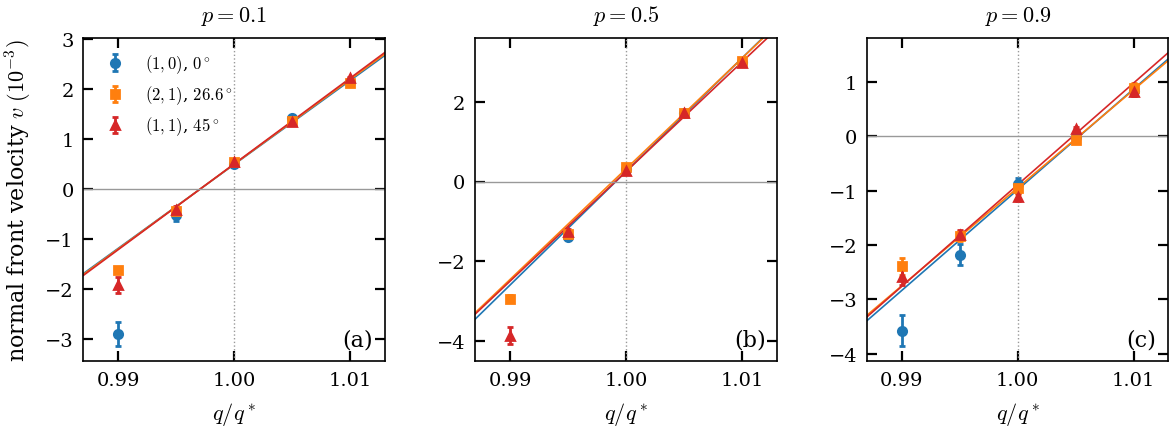

Source code (Python):
"""Fig. orient: normal front velocity of bands with normal direction (1,0), (2,1), (1,1) from
direct front tracking (R2_orient, L 4096, T 2e5, 8 seeds; orient2.py --csv) at p = 0.1, 0.5, 0.9, with the
zero crossings.  Reads data/figdata/R2/orient_runs.csv (or the file given as argv[1])."""
import csv
import os
import sys
from collections import defaultdict

import matplotlib.pyplot as plt
import numpy as np

from common import FIGDATA, PAGE, label, save

AB = {"1-0": ("o", "C0", r"$(1,0)$, $0^\circ$"), "2-1": ("s", "C1", r"$(2,1)$, $26.6^\circ$"),
      "1-1": ("^", "C3", r"$(1,1)$, $45^\circ$")}
KEY = "v_out"


def crossing(x, v, se):
    w = 1 / se ** 2
    A = np.vstack([np.ones(len(x)), x - 1]).T
    cov = np.linalg.inv(A.T @ (A * w[:, None]))
    a, b = cov @ (A.T @ (w * v))
    xs = 1 - a / b
    J = np.array([-1 / b, a / b ** 2])
    return xs, float(np.sqrt(J @ cov @ J)), b


def main(path, L):
    g = defaultdict(list)
    for r in csv.DictReader(open(path)):
        if int(r["L"]) == L and r[KEY] not in ("nan", ""):
            g[(float(r["p"]), r["ab"], round(float(r["x"]), 4))].append(float(r[KEY]))
    ps = sorted({k[0] for k in g})
    fig, axs = plt.subplots(1, len(ps), figsize=(PAGE, 2.1), gridspec_kw=dict(wspace=0.3), squeeze=False)
    for ax, p in zip(axs[0], ps):
        for ab, (mk, c, lab) in AB.items():
            ks = sorted(k for k in g if k[0] == p and k[1] == ab)
            if not ks:
                continue
            x = np.array([k[2] for k in ks])
            vm = np.array([np.mean(g[k]) for k in ks])
            se = np.array([np.std(g[k], ddof=1) / np.sqrt(len(g[k])) for k in ks])
            ax.errorbar(x, vm * 1e3, se * 1e3, fmt=mk, color=c, ms=3, capsize=1.2, label=lab)
            # the line is fitted to x >= 0.995: at 0.99 q* the band interior nucleates the absorbing
            # phase within the fit window (lifetime ~ 7e4 steps at p = 1/2), which speeds the retreat
            fit = x >= 0.9949
            xs, dxs, b = crossing(x[fit], vm[fit], se[fit])
            xx = np.linspace(0.987, 1.013, 10)
            ax.plot(xx, b * (xx - xs) * 1e3, "-", color=c, lw=0.6)
            print(f"p={p} L={L} ab={ab}: x*={xs:.4f} +- {dxs:.4f}  slope={b:.3f}  n={[len(g[k]) for k in ks]}")
        ax.axhline(0, color="0.6", lw=0.5)
        ax.axvline(1, color="0.6", lw=0.5, ls=":")
        ax.set(xlabel=r"$q/q^*$", title=f"$p={p}$", xlim=(0.987, 1.013))
        if p == 0.5:
            ax.set_ylim(-4.5, 3.6)
        ax.set_xticks([0.99, 1.0, 1.01])
    axs[0][0].set_ylabel(r"normal front velocity $v\ (10^{-3})$")
    axs[0][0].legend(fontsize=6, loc="upper left")
    for ax, s in zip(axs[0], "abc"):
        label(ax, f"({s})", x=0.86, y=0.1)
    save(fig, "fig_orient" if L == 4096 else f"fig_orient_L{L}")


if __name__ == "__main__":
    path = sys.argv[1] if len(sys.argv) > 1 else os.path.join(FIGDATA, "R2", "orient_runs.csv")
    L = int(sys.argv[2]) if len(sys.argv) > 2 else 4096
    main(path, L)
